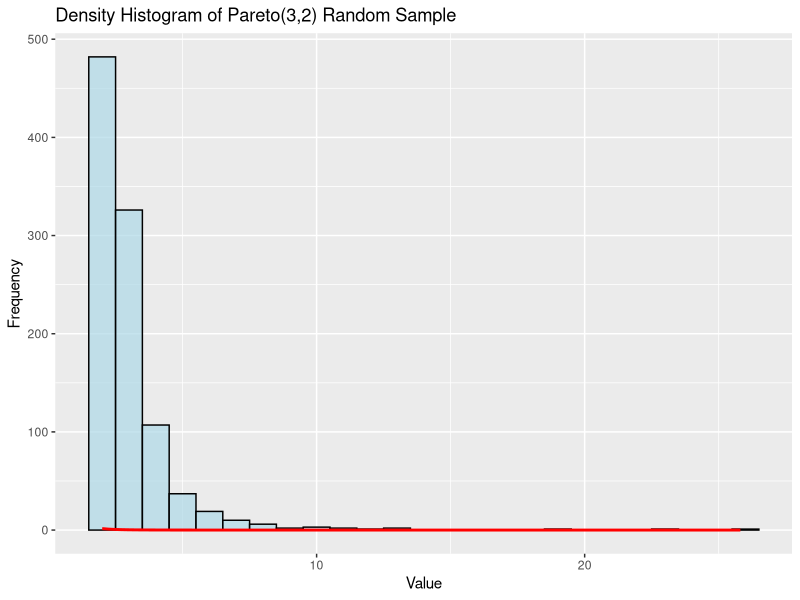

Reproduce this figure in R.
# libraries
library(ggplot2)

# Pareto distribution parameters
a <- 3
b <- 2

# 1. Use the inverse transform method to generate a random sample of size 1000
set.seed(123)
pareto_sample <- b / (runif(1000))^(1/a)

# 2. Plot the density histogram of the sample
hist_plot <- ggplot(data.frame(x = pareto_sample), aes(x)) +
  geom_histogram(binwidth = 1, fill = "lightblue", color = "black", alpha = 0.7) +
  labs(title = "Density Histogram of Pareto(3,2) Random Sample",
       x = "Value", y = "Frequency")

# 3. Add the theoretical density curve f(x) to the density histogram
density_curve <- function(x) (a * b^a) / x^(a + 1)
hist_plot + stat_function(fun = density_curve, color = "red", size = 1)

# 4. Write your own rpareto function
rpareto <- function(n, shape, scale) {
  scale / (runif(n))^(1/shape)
}

# 5. Use your rpareto function to generate a random sample of size 1000 from Pareto(2,1)
set.seed(456)  # Set seed for repro

